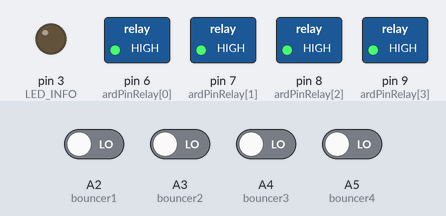
A sketch run on a simulated Arduino Uno, built with avr-gcc and run on an emulated ATmega328P. Shown: switched loads named in the sketch (green lamp = pin HIGH), output pins drawn as LEDs (lit = HIGH). Inputs (shaded band) come from the test bench; at power-on: A2 (bouncer1), A3 (bouncer2), A4 (bouncer3), A5 (bouncer4) LOW. WiFi joins after 1.5 s; servers stay silent unless stated; no MQTT or app messages arrive unless stated.

Above: at 2.7 s.
2.8 s: A2 (bouncer1) driven HIGH
At 5.3 s:
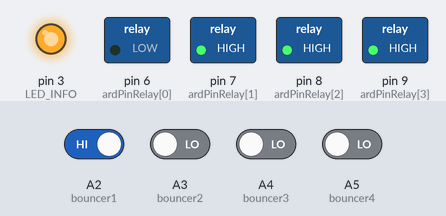
8.5 s: A3 (bouncer2) driven HIGH
At 14.9 s:
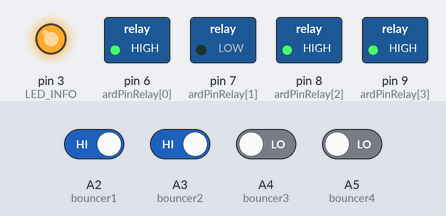
19.5 s: A2 (bouncer1) driven LOW
23.3 s: A4 (bouncer3) driven HIGH
At 30.2 s:
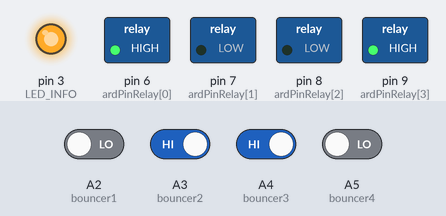
34.4 s: A3 (bouncer2) driven LOW
38.2 s: A5 (bouncer4) driven HIGH
At 44.2 s:
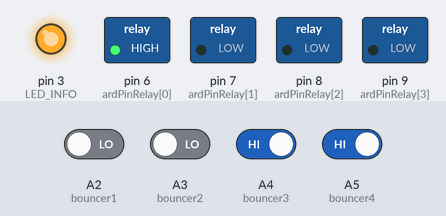
Timing chart, 0 to 57.1 s (numbered marks = the images above; inputs shaded):
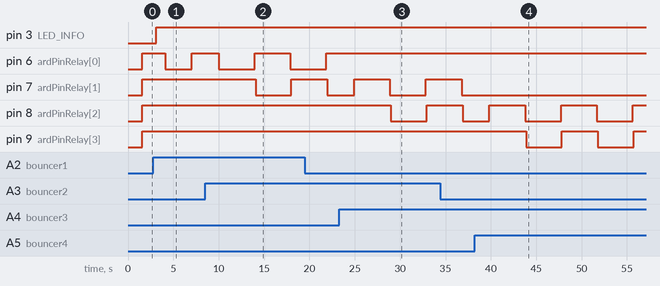

Measured:
- after the input at 2.8 s, pin 6 (ardPinRelay[0]): HIGH → LOW after 1.3 s, → HIGH 3.0 s later
- after the input at 8.5 s, pin 7 (ardPinRelay[1]): HIGH → LOW after 5.6 s, → HIGH 4.0 s later
- after the input at 23.3 s, pin 8 (ardPinRelay[2]): HIGH → LOW after 5.7 s, → HIGH 4.0 s later
- after the input at 38.2 s, pin 8 (ardPinRelay[2]): alternates HIGH for 4.0 s and LOW for 4.0 s, starting after 5.6 s; pin 9 (ardPinRelay[3]): alternates HIGH for 4.0 s and LOW for 4.0 s, starting after 5.7 s

The sketch:

mqtt_homeauto.ino
```cpp
/*
 MQTT home automation
 this is a general template for my home automation

  - connects to an MQTT server
  - subscribes to the topic "inTopic"
  - publish status to outTopic

  using callback to respond commands
  version: 0.1
  status: working code
  todo : - debouncing is still one-by-one
         - change protocol to vscp
*/
#include <Bounce.h>
#include <SPI.h>
#include <Ethernet.h>
#include <PubSubClient.h>

// Update these with values suitable for your network.
byte mac[]    = {  0xDE, 0xED, 0xBA, 0xFE, 0xFE, 0xED };
byte server[] = { 192, 168, 35, 200 };
//byte ip[]     = { 172, 16, 0, 100 };


// Callback function header
void callback(char* topic, byte* payload, unsigned int length);

EthernetClient ethClient;
PubSubClient client(server, 1883, callback, ethClient);
unsigned long time;

int totalAppl = 4;
char* roomName = "RuangKaca";
char* myAppliance[] ={"RuangKaca1","RuangKaca2","RuangKaca3","RuangKaca4"};
int ardPinRelay[]={6,7,8,9};
int statusAppl[]={0,0,0,0};        //Status appliance sewaktu startup
                                       //di arduino bisa membaca digitalread untuk analog Pin, untuk Uno Pin
                                       //analog di hitung mulai dari pin 14 sd 19
int mappedAnalogInput[]={16,17,18,19}; //Analog Input yang digunakan sebagai Button harus map dengan myAppliance

long lastDebounceTime = 0;
long debounceDelay = 50;
int lastButtonState[] = {0,0,0,0};
long blink_timer = millis();

int LED_INFO = 3; // pin digital 2
boolean client_connect;
int ledState = 0;
char message_buff[200];
String sstatus;
// defines and variable for sensor/control mode
#define MODE_OFF    0  // not sensing light, LED off
#define MODE_ON     1  // not sensing light, LED on
#define MODE_SENSE  2  // sensing light, LED controlled by software
#define MODE_READ  3

Bounce bouncer1 = Bounce(A2,15);
Bounce bouncer2 = Bounce(A3,15);
Bounce bouncer3 = Bounce(A4,15);
Bounce bouncer4 = Bounce(A5,15);
Bounce bouncer5 = Bounce(A0,15);
Bounce bouncer6 = Bounce(A1,15);

// Callback function
void callback(char* topic, byte* payload, unsigned int length) {
  // In order to republish this payload, a copy must be made
  // as the orignal payload buffer will be overwritten whilst
  // constructing the PUBLISH packet.

  // Allocate the correct amount of memory for the payload copy
  ///byte* p = (byte*)malloc(length);
  // Copy the payload to the new buffer
  ///memcpy(p,payload,length);
  ///client.publish("outTopic", p, length);
  // Free the memory
  ///free(p);


  int i = 0;

  //Serial.println("Message arrived:  topic: " + String(topic));
  //Serial.println("Length: " + String(length,DEC));

  // create character buffer with ending null terminator (string)
  for(i=0; i<length; i++) {
    message_buff[i] = payload[i];
  }
  message_buff[i] = '\0';

  String msgString = String(message_buff);

  //Serial.println("Payload: " + msgString);

  for (int thisPin=0;thisPin<totalAppl;thisPin++){
    if (msgString.equals("{\"command\":{\""+ String(myAppliance[thisPin])+"\": \"OFF\"}}")) {
      statusAppl[thisPin] = MODE_OFF;
    } else if (msgString.equals("{\"command\":{\""+String(myAppliance[thisPin])+"\": \"ON\"}}")) {
      statusAppl[thisPin] = MODE_ON;
    } else if (msgString.equals("{\"command\":{\""+String(myAppliance[thisPin])+"\": \"SENSE\"}}")) {
      statusAppl[thisPin] = MODE_SENSE;
    } else if (msgString.equals("{\"command\":{\""+String(myAppliance[thisPin])+"\": \"READ\"}}")) {
      statusAppl[thisPin] = MODE_READ;
    }


  }


}

void setup()
{
pinMode(LED_INFO,OUTPUT);
//pinMode(14,INPUT);
//pinMode(15,INPUT);
//digitalWrite(14,LOW);
//digitalWrite(15,LOW);

  Ethernet.begin(mac);
  if (client.connect(roomName)) {
    client.publish("outTopic","I AM CONNECTED");
    client.subscribe("inTopic");
  }

  for (int anPin = 0; anPin < totalAppl; anPin++){
    pinMode(ardPinRelay[anPin],OUTPUT);
    digitalWrite(ardPinRelay[anPin],HIGH);
  }
}

void loop()
{

    if (!ethClient.connected()){
        Ethernet.begin(mac);
        if (client.connect(roomName)) {
          client.publish("outTopic","I AM CONNECTED");
          client.subscribe("inTopic");
         }
    } else if (ethClient.connected()){
      digitalWrite(LED_INFO, HIGH);
    }

    if (!client.connected()) {
       client_connect = false;
       client.connect(roomName);
       client.publish("outTopic","RECONNECTED");
       client.subscribe("inTopic");
    }

//for led status
// always on- connected
// blinking - not connected

    if (!client.connected()){
        if (millis() > (blink_timer + 300)){
          blink_timer=millis();
          Serial.println(blink_timer);
          ledState = digitalRead(LED_INFO);
          Serial.println(ledState);
          if (ledState == LOW) {
              digitalWrite(LED_INFO,HIGH);
          }
          else if (ledState == HIGH) {
              digitalWrite(LED_INFO,LOW);
          }
        }
    } else if (client.connected()) {
      digitalWrite(LED_INFO,HIGH);
    }

//-----------bouncer procedure
     bouncer1.update();
     int value1 = bouncer1.read();
     if ( value1 == HIGH){
       switch(statusAppl[0]){
         case 0:
           statusAppl[0]=1;
           break;
         case 1:
           statusAppl[0]=0;
           break;
       }
         delay(1000);
       }

     bouncer2.update();
     int value2 = bouncer2.read();
     if ( value2 == HIGH){
       switch(statusAppl[1]){
         case 0:
           statusAppl[1]=1;
           break;
         case 1:
           statusAppl[1]=0;
           break;
       }
         delay(1000);
       }

     bouncer3.update();
     int value3 = bouncer3.read();
     if ( value3 == HIGH){
       switch(statusAppl[2]){
         case 0:
           statusAppl[2]=1;
           break;
         case 1:
           statusAppl[2]=0;
           break;
       }
         delay(1000);
       }

     bouncer4.update();
     int value4 = bouncer4.read();
     if ( value4 == HIGH){
       switch(statusAppl[3]){
         case 0:
           statusAppl[3]=1;
           break;
         case 1:
           statusAppl[3]=0;
           break;
       }
         delay(1000);
       }

//     bouncer5.update();
//     int value5 = bouncer5.read();
//     if ( value5 == HIGH){
//       client.publish("outTopic","{\"command\":{\"RK_GROUP1\": \"CLICK\"}}");
//       delay(1000);
//     }
//
//     bouncer6.update();
//     int value6 = bouncer6.read();
//     if ( value6 == HIGH){
//       client.publish("outTopic","{\"command\":{\"RK_GROUP2\": \"CLICK\"}}");
//       delay(1000);
//     }


      for (int anPin = 0; anPin < totalAppl; anPin++){
        digitalWrite(ardPinRelay[anPin],!statusAppl[anPin]);
        delay(100);
      }


      if (millis() > (time + 8000)) {
        time = millis();

        for (int thisPin = 0; thisPin < totalAppl;thisPin++){
            switch(statusAppl[thisPin]){
              case 0:
                sstatus = "OFF";
                break;
              case 1:
                sstatus = "ON";
                break;
              case 2:
                sstatus = "SENSE";
                break;
              case 3:
                sstatus = "READ";
                break;
            }
            String pubString = "{\"report\":{\"" + String(myAppliance[thisPin])+ "\": \""+String(sstatus) +"\"}}";
            pubString.toCharArray(message_buff, pubString.length()+1);
            //Serial.println(pubString);
            client.publish("outTopic", message_buff);
        }
      }

  client.loop();

}
```
